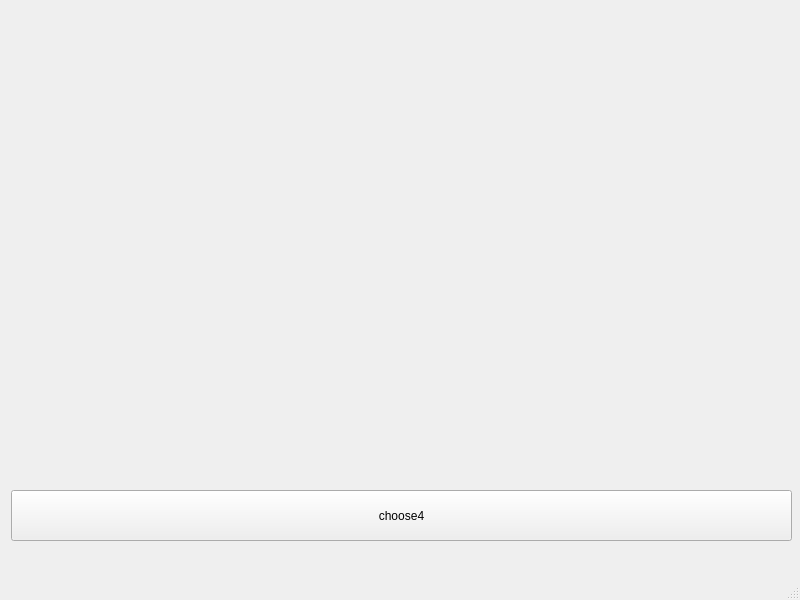
<?xml version="1.0" encoding="UTF-8"?>
<ui version="4.0">
 <class>MainWindow</class>
 <widget class="QMainWindow" name="MainWindow">
  <property name="geometry">
   <rect>
    <x>0</x>
    <y>0</y>
    <width>800</width>
    <height>600</height>
   </rect>
  </property>
  <property name="windowTitle">
   <string>MainWindow</string>
  </property>
  <widget class="QWidget" name="centralwidget">
   <widget class="QLabel" name="labelw">
    <property name="geometry">
     <rect>
      <x>11</x>
      <y>11</y>
      <width>771</width>
      <height>471</height>
     </rect>
    </property>
    <property name="text">
     <string/>
    </property>
   </widget>
   <widget class="QPushButton" name="pushButton">
    <property name="geometry">
     <rect>
      <x>11</x>
      <y>490</y>
      <width>781</width>
      <height>51</height>
     </rect>
    </property>
    <property name="text">
     <string>choose4</string>
    </property>
   </widget>
  </widget>
  <widget class="QMenuBar" name="menubar">
   <property name="geometry">
    <rect>
     <x>0</x>
     <y>0</y>
     <width>800</width>
     <height>25</height>
    </rect>
   </property>
  </widget>
  <widget class="QStatusBar" name="statusbar"/>
 </widget>
 <resources/>
 <connections/>
</ui>
